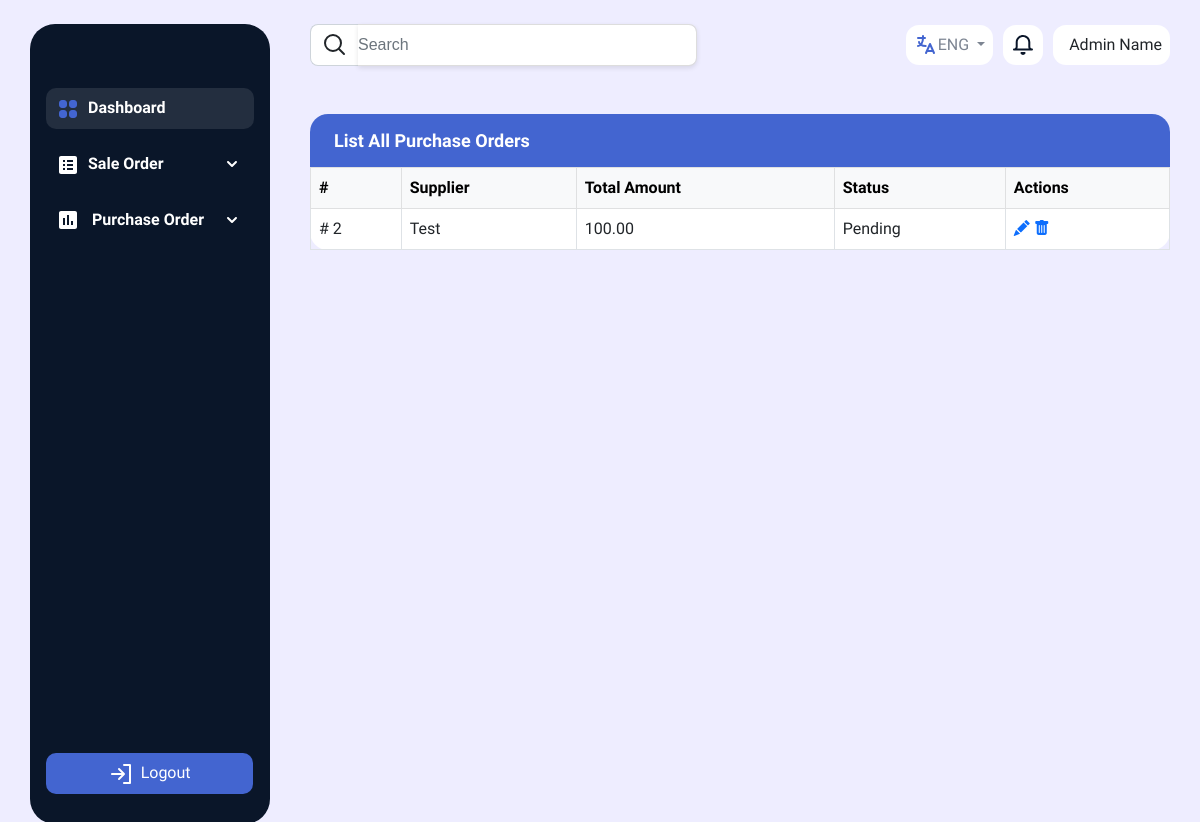
Page /purchase_order_list/ on the earlier database version.
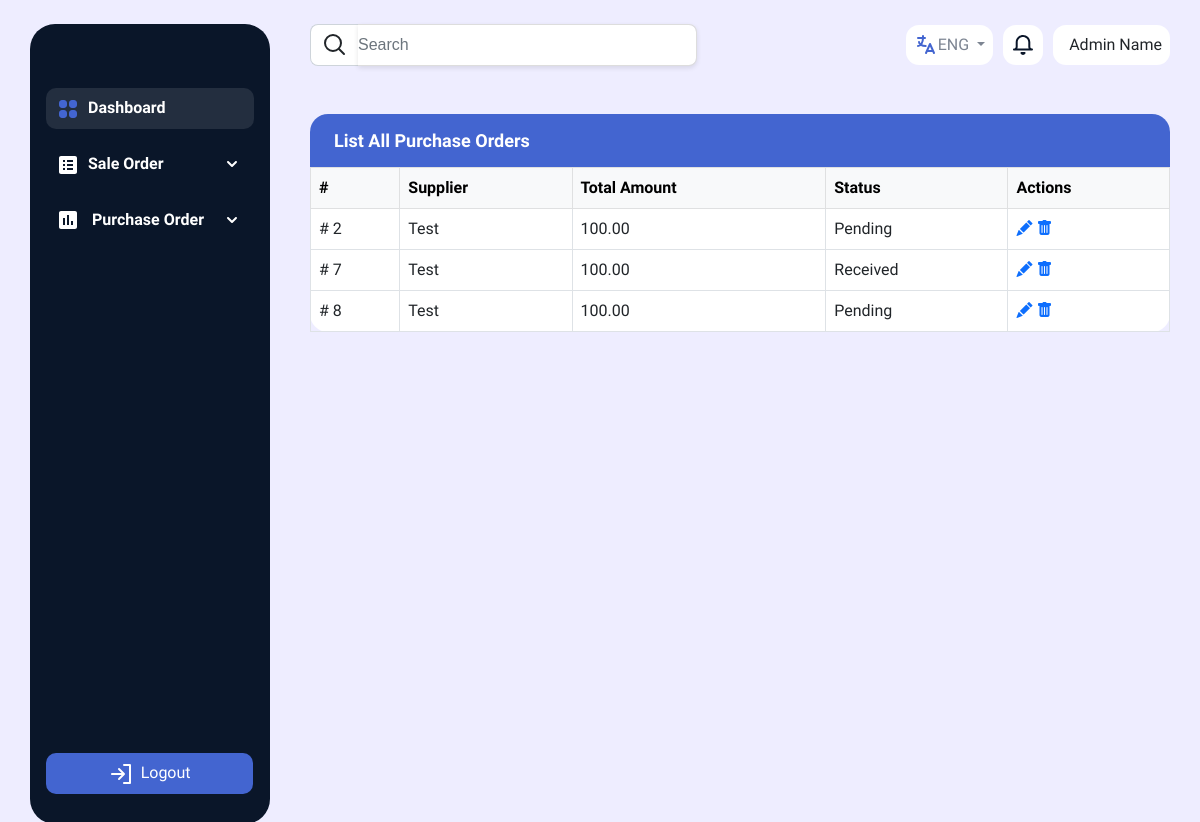
Same page on the later database version.
### core/models.py (models this page shows, shortened)
class PurchaseOrder(models.Model):
    supplier = models.ForeignKey('Supplier', on_delete=models.CASCADE)
    products = models.ManyToManyField('Product', through='PurchaseOrderProduct')
    order_date = models.DateField(auto_now_add=True)
    total_amount = models.DecimalField(max_digits=10, decimal_places=2, default=0)
    paid_amount = models.DecimalField(max_digits=10, decimal_places=2, default=0)
    pending_amount = models.DecimalField(max_digits=10, decimal_places=2, default=0)
    status = models.CharField(max_length=50, choices=[('Pending', 'Pending'), ('Received', 'Received')])
    payment_status = models.CharField(max_length=50, choices=[('PAID', 'PAID'), ('PARTIALLY PAID', 'PARTIALLY PAID')], null=True)

class Supplier(models.Model):
    name = models.CharField(max_length=255)
    email = models.CharField(max_length=255)
    contact_info = models.TextField()

### core/views.py (the view)
# urls.py: path('purchase_order_list/', views.purchase_order_list, name='purchase_order_list'),
def purchase_order_list(request):
    orders = PurchaseOrder.objects.all()
    return render(request, 'purchaseOrderList.html', {'orders':orders})

### templates/purchaseOrderList.html (shortened to what this page needs)
{% extends 'base.html' %}
{% load static %}
{% block content %}
  <div class="pt-4">
    <div style="background-color: white; border-radius: 18px;">
      <div class="container-fluid attendence-tab-head d-flex align-items-center py-3" style="background-color: #4365D0; border-radius: 18px; border-bottom-left-radius: 0; border-bottom-right-radius: 0;">
        <h5 class="me-3 mb-0 text-white">List All Purchase Orders</h5>
      </div>
      <div class="attendence-table" style="overflow-x:auto;">
        <table class="table table-bordered" style="margin-bottom: 0px;">
          <thead class="table-light">
            <tr>
              <th>#</th>
              <th>Supplier</th>
              <th>Total Amount</th>
              <th>Status</th>
              <th>Actions</th>
            </tr>
          </thead>
          {% for order in orders %}
            <tbody id="order-list">
              <td># {{ order.id }}</td>
              <td>{{ order.supplier.name }}</td>
              <td>{{ order.total_amount }}</td>
              <td>{{ order.status }}</td>
              <td>
                <a href="/purchase_order/{{ order.id }}"><i class="bi bi-pencil-fill"></i></a>
                <a href="{% url 'delete_order' order.id %}"><i class="bi bi-trash-fill"></i></a>
              </td>
            </tbody>
          {% endfor %}
        </table>
      </div>
    </div>
  </div>
{% endblock %}

Differences in the rows shown:
added PurchaseOrder: id "7", supplier.name "Test", total_amount "100.00", status "Received"
added PurchaseOrder: id "8", supplier.name "Test", total_amount "100.00", status "Pending"
